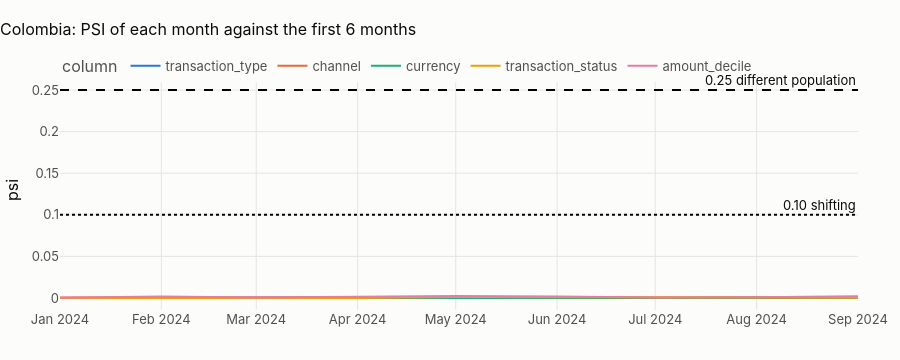

Notebook code cell kept with this figure:
### Markdown cell above
## 5 · Did the country's data evolve? Monthly distribution stability
Beyond the breaker's daily checks: the **population stability index** (PSI) of key columns, each month against the
reference window. PSI = Σ (pₘ − p_ref) · ln(pₘ / p_ref) over the categories (or deciles) of a column. The industry
reading: below 0.10 stable, 0.10–0.25 shifting, above 0.25 a different population.

### Code cell
pl.ensure(pl.key("stg_transactions"))
tx = pl.q("""select date_trunc('month', transaction_ts_utc) as month, transaction_type, channel, currency,
                    transaction_status, ln(1 + abs(amount)) as log_amount
             from {stg_transactions} where hash(transaction_id) % 4 = 0""")
ref_end = tx.month.min() + pd.DateOffset(months=6)


def psi(ref: pd.Series, cur: pd.Series) -> float:
    a = ref.value_counts(normalize=True)
    b = cur.value_counts(normalize=True)
    idx = a.index.union(b.index)
    a, b = (
        a.reindex(idx).fillna(1e-4).clip(lower=1e-4),
        b.reindex(idx).fillna(1e-4).clip(lower=1e-4),
    )
    return float(((b - a) * np.log(b / a)).sum())


edges = np.quantile(tx.loc[tx.month < ref_end, "log_amount"], np.linspace(0, 1, 11))
tx["amount_decile"] = np.clip(np.searchsorted(edges[1:-1], tx.log_amount), 0, 9)
rows = []
ref = tx[tx.month < ref_end]
for m, cur in tx[tx.month >= ref_end].groupby("month"):
    for col in ["transaction_type", "channel", "currency", "transaction_status", "amount_decile"]:
        rows.append({"month": m, "column": col, "psi": psi(ref[col], cur[col])})
ps = pd.DataFrame(rows)
fig = px.line(
    ps,
    x="month",
    y="psi",
    color="column",
    title=f"{CTRY.title}: PSI of each month against the first 6 months",
)
fig.add_hline(y=0.10, line_dash="dot", annotation_text="0.10 shifting")
fig.add_hline(y=0.25, line_dash="dash", annotation_text="0.25 different population")
fig.update_layout(height=360, xaxis_title=None)
fig.show()
mx = ps.groupby("column").psi.max().sort_values(ascending=False)
pd.DataFrame(
    [
        {
            "country": COUNTRY,
            "dataset": DATASET,
            "partitions_held_global_contract": len(n_held),
            "partitions_held_country_contract": int(held.held.sum()) if len(held) else 0,
            "b_reports_country_contract": int(drift.partitions.sum()) if len(drift) else 0,
            "amount_scale_country_over_global": float(
                cmp.loc[
                    (cmp.table_name == "transactions") & (cmp.column_name == "amount"),
                    "country_over_global",
                ].iloc[0]
            ),
            "max_monthly_psi": float(mx.iloc[0]),
            "max_psi_column": mx.index[0],
        }
    ]
).to_csv(OUT / f"{PREFIX}_{COUNTRY.lower()}_contract.csv", index=False)
show(mx.round(4).rename("max monthly PSI").to_frame(), paging=False)
display(
    Markdown(
        f"**Largest monthly PSI in {CTRY.name}: {mx.iloc[0]:.3f} ({mx.index[0]}).** "
        + (
            f"All columns stay far below 0.10: the population of transactions is stationary over "
            f"{tx.month.nunique()} months. "
            "Stationarity is itself a generator fingerprint: a real bank's channel mix drifts towards digital and its "
            "amounts with inflation."
            if mx.iloc[0] < 0.10
            else "At least one column shifts: inspect the month and column above before training anything on the full window."
        )
    )
)

### Figure 1 — Plotly figure (JSON) as saved in the notebook; plotly's stock layout.template omitted (floating-point values rounded to 4 significant figures)
{"data": [{"hovertemplate": "column=transaction_type<br>month=%{x}<br>psi=%{y}<extra></extra>", "legendgroup": "transaction_type", "line": {"color": "#2a78d6", "dash": "solid"}, "marker": {"symbol": "circle"}, "mode": "lines", "name": "transaction_type", "orientation": "v", "showlegend": true, "type": "scatter", "x": ["2024-01-01T00:00:00.000000", "2024-02-01T00:00:00.000000", "2024-03-01T00:00:00.000000", "2024-04-01T00:00:00.000000", "2024-05-01T00:00:00.000000", "2024-06-01T00:00:00.000000", "2024-07-01T00:00:00.000000", "2024-08-01T00:00:00.000000", "2024-09-01T00:00:00.000000"], "xaxis": "x", "y": [6.277e-05, 0.0002741, 0.0004056, 0.0006219, 0.0002067, 0.001303, 0.0001103, 0.0008558, 0.001188], "yaxis": "y"}, {"hovertemplate": "column=channel<br>month=%{x}<br>psi=%{y}<extra></extra>", "legendgroup": "channel", "line": {"color": "#eb6834", "dash": "solid"}, "marker": {"symbol": "circle"}, "mode": "lines", "name": "channel", "orientation": "v", "showlegend": true, "type": "scatter", "x": ["2024-01-01T00:00:00.000000", "2024-02-01T00:00:00.000000", "2024-03-01T00:00:00.000000", "2024-04-01T00:00:00.000000", "2024-05-01T00:00:00.000000", "2024-06-01T00:00:00.000000", "2024-07-01T00:00:00.000000", "2024-08-01T00:00:00.000000", "2024-09-01T00:00:00.000000"], "xaxis": "x", "y": [0.0005087, 0.0004855, 0.0004544, 0.0002084, 0.0009258, 0.000732, 0.0005014, 0.0007291, 0.0009949], "yaxis": "y"}, {"hovertemplate": "column=currency<br>month=%{x}<br>psi=%{y}<extra></extra>", "legendgroup": "currency", "line": {"color": "#1baf7a", "dash": "solid"}, "marker": {"symbol": "circle"}, "mode": "lines", "name": "currency", "orientation": "v", "showlegend": true, "type": "scatter", "x": ["2024-01-01T00:00:00.000000", "2024-02-01T00:00:00.000000", "2024-03-01T00:00:00.000000", "2024-04-01T00:00:00.000000", "2024-05-01T00:00:00.000000", "2024-06-01T00:00:00.000000", "2024-07-01T00:00:00.000000", "2024-08-01T00:00:00.000000", "2024-09-01T00:00:00.000000"], "xaxis": "x", "y": [3.743e-05, 9.901e-05, 7.949e-05, 0.0001174, 6.811e-05, 1.398e-07, 0.0001016, 3.297e-05, 0.0001424], "yaxis": "y"}, {"hovertemplate": "column=transaction_status<br>month=%{x}<br>psi=%{y}<extra></extra>", "legendgroup": "transaction_status", "line": {"color": "#eda100", "dash": "solid"}, "marker": {"symbol": "circle"}, "mode": "lines", "name": "transaction_status", "orientation": "v", "showlegend": true, "type": "scatter", "x": ["2024-01-01T00:00:00.000000", "2024-02-01T00:00:00.000000", "2024-03-01T00:00:00.000000", "2024-04-01T00:00:00.000000", "2024-05-01T00:00:00.000000", "2024-06-01T00:00:00.000000", "2024-07-01T00:00:00.000000", "2024-08-01T00:00:00.000000", "2024-09-01T00:00:00.000000"], "xaxis": "x", "y": [2.373e-05, 0.0002289, 0.0001227, 6.613e-05, 0.001162, 0.001101, 0.0004428, 0.0001863, 0.0002836], "yaxis": "y"}, {"hovertemplate": "column=amount_decile<br>month=%{x}<br>psi=%{y}<extra></extra>", "legendgroup": "amount_decile", "line": {"color": "#e87ba4", "dash": "solid"}, "marker": {"symbol": "circle"}, "mode": "lines", "name": "amount_decile", "orientation": "v", "showlegend": true, "type": "scatter", "x": ["2024-01-01T00:00:00.000000", "2024-02-01T00:00:00.000000", "2024-03-01T00:00:00.000000", "2024-04-01T00:00:00.000000", "2024-05-01T00:00:00.000000", "2024-06-01T00:00:00.000000", "2024-07-01T00:00:00.000000", "2024-08-01T00:00:00.000000", "2024-09-01T00:00:00.000000"], "xaxis": "x", "y": [0.0003344, 0.001805, 0.0007055, 0.001593, 0.002547, 0.001702, 0.0006063, 0.0008715, 0.002085], "yaxis": "y"}], "layout": {"annotations": [{"showarrow": false, "text": "0.10 shifting", "x": 1, "xanchor": "right", "xref": "x domain", "y": 0.1, "yanchor": "bottom", "yref": "y"}, {"showarrow": false, "text": "0.25 different population", "x": 1, "xanchor": "right", "xref": "x domain", "y": 0.25, "yanchor": "bottom", "yref": "y"}], "height": 360, "legend": {"title": {"text": "column"}, "tracegroupgap": 0}, "shapes": [{"line": {"dash": "dot"}, "type": "line", "x0": 0, "x1": 1, "xref": "x domain", "y0": 0.1, "y1": 0.1, "yref": "y"}, {"line": {"dash": "dash"}, "type": "line", "x0": 0, "x1": 1, "xref": "x domain", "y0": 0.25, "y1": 0.25, "yref": "y"}], "title": {"text": "Colombia: PSI of each month against the first 6 months"}, "xaxis": {"anchor": "y", "domain": [0.0, 1.0], "title": {}}, "yaxis": {"anchor": "x", "domain": [0.0, 1.0], "title": {"text": "psi"}}}}
